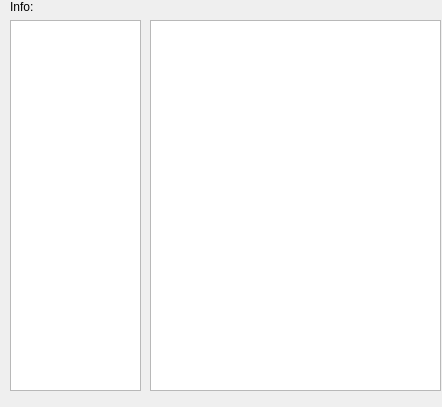
<?xml version="1.0" encoding="UTF-8"?>
<ui version="4.0">
 <class>Dialog</class>
 <widget class="QDialog" name="Dialog">
  <property name="geometry">
   <rect>
    <x>0</x>
    <y>0</y>
    <width>442</width>
    <height>407</height>
   </rect>
  </property>
  <property name="windowTitle">
   <string>Dialog</string>
  </property>
  <widget class="QLabel" name="note_label">
   <property name="geometry">
    <rect>
     <x>10</x>
     <y>0</y>
     <width>59</width>
     <height>14</height>
    </rect>
   </property>
   <property name="text">
    <string>Info:</string>
   </property>
  </widget>
  <widget class="QTableWidget" name="info_table">
   <property name="geometry">
    <rect>
     <x>150</x>
     <y>20</y>
     <width>291</width>
     <height>371</height>
    </rect>
   </property>
  </widget>
  <widget class="QListWidget" name="tasks_list">
   <property name="geometry">
    <rect>
     <x>10</x>
     <y>20</y>
     <width>131</width>
     <height>371</height>
    </rect>
   </property>
  </widget>
 </widget>
 <resources/>
 <connections/>
</ui>
